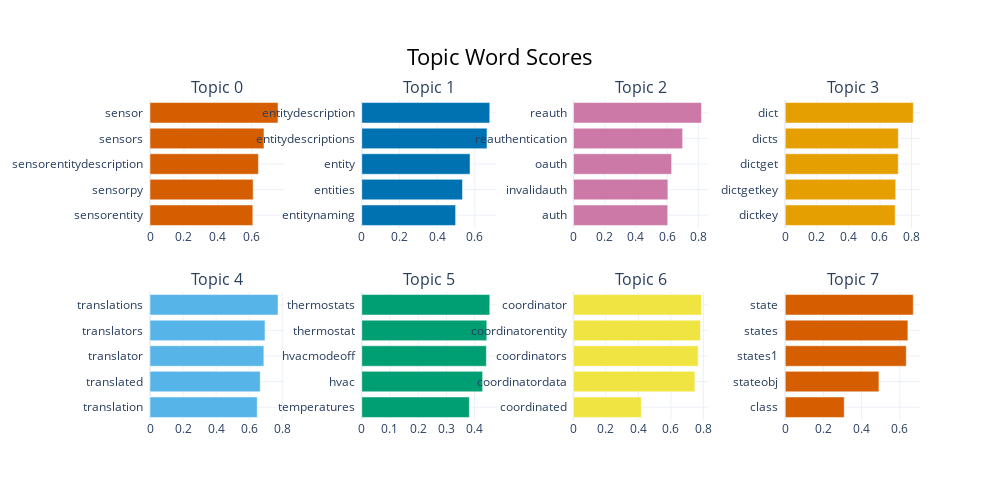

Write notebook code for a chart like this one.
### Markdown cell above
## General Topic Info

### Code cell
print(topic_model.get_topic_info())
# print(topic_model.generate_topic_labels(nr_words=1))

topic_model.visualize_barchart()

### Figure 1 — Plotly figure (JSON) as saved in the notebook; plotly's stock layout.template omitted (floating-point values rounded to 4 significant figures)
{"data": [{"marker": {"color": "#D55E00"}, "orientation": "h", "type": "bar", "x": [0.6069, 0.6089, 0.6399, 0.6727, 0.7556], "xaxis": "x", "y": ["sensorentity  ", "sensorpy  ", "sensorentitydescription  ", "sensors  ", "sensor  "], "yaxis": "y"}, {"marker": {"color": "#0072B2"}, "orientation": "h", "type": "bar", "x": [0.4979, 0.5345, 0.5746, 0.6644, 0.6791], "xaxis": "x2", "y": ["entitynaming  ", "entities  ", "entity  ", "entitydescriptions  ", "entitydescription  "], "yaxis": "y2"}, {"marker": {"color": "#CC79A7"}, "orientation": "h", "type": "bar", "x": [0.6038, 0.605, 0.6291, 0.6996, 0.8206], "xaxis": "x3", "y": ["auth  ", "invalidauth  ", "oauth  ", "reauthentication  ", "reauth  "], "yaxis": "y3"}, {"marker": {"color": "#E69F00"}, "orientation": "h", "type": "bar", "x": [0.6966, 0.7, 0.7163, 0.7165, 0.8113], "xaxis": "x4", "y": ["dictkey  ", "dictgetkey  ", "dictget  ", "dicts  ", "dict  "], "yaxis": "y4"}, {"marker": {"color": "#56B4E9"}, "orientation": "h", "type": "bar", "x": [0.6485, 0.6667, 0.6887, 0.6955, 0.7743], "xaxis": "x5", "y": ["translation  ", "translated  ", "translator  ", "translators  ", "translations  "], "yaxis": "y5"}, {"marker": {"color": "#009E73"}, "orientation": "h", "type": "bar", "x": [0.3814, 0.4286, 0.4418, 0.4432, 0.4538], "xaxis": "x6", "y": ["temperatures  ", "hvac  ", "hvacmodeoff  ", "thermostat  ", "thermostats  "], "yaxis": "y6"}, {"marker": {"color": "#F0E442"}, "orientation": "h", "type": "bar", "x": [0.4178, 0.7479, 0.768, 0.7822, 0.7886], "xaxis": "x7", "y": ["coordinated  ", "coordinatordata  ", "coordinators  ", "coordinatorentity  ", "coordinator  "], "yaxis": "y7"}, {"marker": {"color": "#D55E00"}, "orientation": "h", "type": "bar", "x": [0.309, 0.4908, 0.6339, 0.6424, 0.6706], "xaxis": "x8", "y": ["class  ", "stateobj  ", "states1  ", "states  ", "state  "], "yaxis": "y8"}], "layout": {"annotations": [{"font": {"size": 16}, "showarrow": false, "text": "Topic 0", "x": 0.0875, "xanchor": "center", "xref": "paper", "y": 1, "yanchor": "bottom", "yref": "paper"}, {"font": {"size": 16}, "showarrow": false, "text": "Topic 1", "x": 0.3625, "xanchor": "center", "xref": "paper", "y": 1, "yanchor": "bottom", "yref": "paper"}, {"font": {"size": 16}, "showarrow": false, "text": "Topic 2", "x": 0.6375, "xanchor": "center", "xref": "paper", "y": 1, "yanchor": "bottom", "yref": "paper"}, {"font": {"size": 16}, "showarrow": false, "text": "Topic 3", "x": 0.9125, "xanchor": "center", "xref": "paper", "y": 1, "yanchor": "bottom", "yref": "paper"}, {"font": {"size": 16}, "showarrow": false, "text": "Topic 4", "x": 0.0875, "xanchor": "center", "xref": "paper", "y": 0.4, "yanchor": "bottom", "yref": "paper"}, {"font": {"size": 16}, "showarrow": false, "text": "Topic 5", "x": 0.3625, "xanchor": "center", "xref": "paper", "y": 0.4, "yanchor": "bottom", "yref": "paper"}, {"font": {"size": 16}, "showarrow": false, "text": "Topic 6", "x": 0.6375, "xanchor": "center", "xref": "paper", "y": 0.4, "yanchor": "bottom", "yref": "paper"}, {"font": {"size": 16}, "showarrow": false, "text": "Topic 7", "x": 0.9125, "xanchor": "center", "xref": "paper", "y": 0.4, "yanchor": "bottom", "yref": "paper"}], "height": 500, "hoverlabel": {"bgcolor": "white", "font": {"family": "Rockwell", "size": 16}}, "showlegend": false, "title": {"font": {"color": "Black", "size": 22}, "text": "Topic Word Scores", "x": 0.5, "xanchor": "center", "yanchor": "top"}, "width": 1000, "xaxis": {"anchor": "y", "domain": [0, 0.175], "showgrid": true}, "xaxis2": {"anchor": "y2", "domain": [0.275, 0.45], "showgrid": true}, "xaxis3": {"anchor": "y3", "domain": [0.55, 0.725], "showgrid": true}, "xaxis4": {"anchor": "y4", "domain": [0.825, 1], "showgrid": true}, "xaxis5": {"anchor": "y5", "domain": [0, 0.175], "showgrid": true}, "xaxis6": {"anchor": "y6", "domain": [0.275, 0.45], "showgrid": true}, "xaxis7": {"anchor": "y7", "domain": [0.55, 0.725], "showgrid": true}, "xaxis8": {"anchor": "y8", "domain": [0.825, 1], "showgrid": true}, "yaxis": {"anchor": "x", "domain": [0.6, 1], "showgrid": true}, "yaxis2": {"anchor": "x2", "domain": [0.6, 1], "showgrid": true}, "yaxis3": {"anchor": "x3", "domain": [0.6, 1], "showgrid": true}, "yaxis4": {"anchor": "x4", "domain": [0.6, 1], "showgrid": true}, "yaxis5": {"anchor": "x5", "domain": [0, 0.4], "showgrid": true}, "yaxis6": {"anchor": "x6", "domain": [0, 0.4], "showgrid": true}, "yaxis7": {"anchor": "x7", "domain": [0, 0.4], "showgrid": true}, "yaxis8": {"anchor": "x8", "domain": [0, 0.4], "showgrid": true}}}
